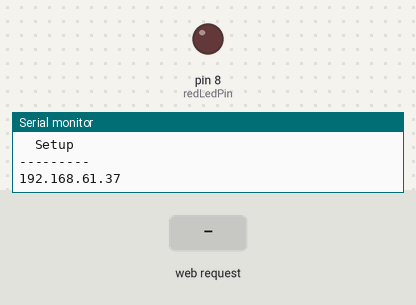
This sketch was run on a simulated Arduino Uno, built for the host (arithmetic inside an expression is 32-bit, double 64-bit). Shown: output pins drawn as LEDs (lit = HIGH), the last lines printed to the serial monitor. Inputs (shaded band) come from the test bench. WiFi joins after 1.5 s; servers stay silent unless stated.

Above: at 1.2 s.
1.3 s: HTTP request GET /led/encender received
At 2.4 s:
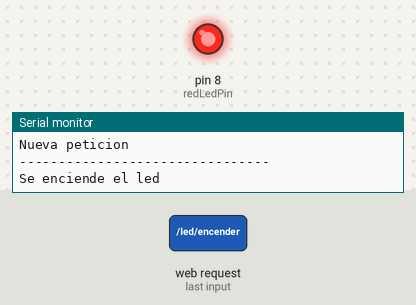
4.3 s: HTTP request GET /led/apagar received
At 4.6 s:
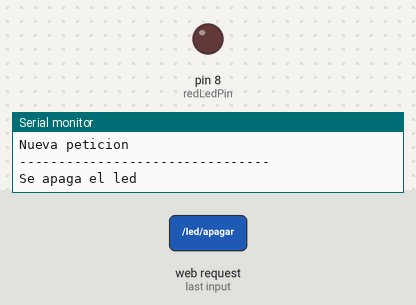
Timing chart, 0 to 7.3 s (numbered marks = the images above; inputs shaded):
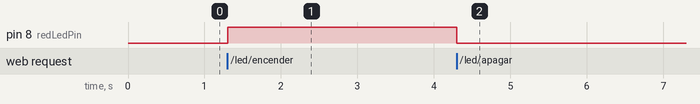

The sketch:

Ejercicio7.1.ino
```cpp
#include <SPI.h> // Librería comunicación SPI
#include <Ethernet.h> // Librería Ethernet
#include <DHT11.h> // Librería sensor temperatura y humedad

byte mac[] = {0x54, 0x55, 0x58, 0x10, 0x00, 0x24};
EthernetServer server(80); // Puerto en el 80
IPAddress dnServer(156, 35, 14 , 2); // Servidor DNS de la universidad de Oviedo
IPAddress gateway(192, 168, 61, 13); // Puerta de enlace predeterminada
IPAddress subnet(255, 255, 255, 0); // Máscara de subred

IPAddress ip(192, 168, 61, 37); // IP del Arduino

// Variables para el sensor de temperatura y humedad
int dht11Pin = 6;
DHT11 dht11(dht11Pin);

// Variables para la lógica
int redLedPin = 8; // pin del led rojo
#define TEMPERATURE_AND_HUMIDITY_ENDPOINT "/temperaturayhumedad"
#define SWITCH_ON_LED_ENDPOINT "/led/encender"
#define SWITCH_OFF_LED_ENDPOINT "/led/apagar"


void setup() {
  Serial.begin(9600);
  Serial.println(F("\n---------\n  Setup\n---------"));

  Ethernet.begin(mac, ip, dnServer, gateway, subnet);
  server.begin();

  // Imprimir la IP
  Serial.println(Ethernet.localIP());

  // Inicializar el led
  pinMode(redLedPin, OUTPUT);
}

void loop() {
  EthernetClient client = server.available();

  if (client) {
    Serial.println(F("Nueva peticion"));
    String petition = "";

    while (client.connected()) {
      if (client.available()) {
        char c = client.read(); //Leer petición carácter a carácter
        petition.concat(c); // concatenar en un string

        // Si la petición ha acabado (el caracter es '\n')
        if (c == '\n') {
          petitionHasFinished(client, petition);
          break; // salimos del bucle
        }
      }
    }

    // Pequeña pausa para asegurar el envio de datos
    delay(1000);
    client.stop(); // cierra la conexión
  }
}


/* La petición ha acabado, por lo que comprobamos su contenido y actuamos en consecuencia. */
void petitionHasFinished(EthernetClient client, String petition) {
  if (contains(petition, TEMPERATURE_AND_HUMIDITY_ENDPOINT)) {
    sendClientTemperatureAndHumidityAnd_HTTP_Response(client);
  }
  else if (contains(petition, SWITCH_ON_LED_ENDPOINT)) {
    switchOnLed();
    sendClient_HTTP_OK_Response(client);
  }
  else if (contains(petition, SWITCH_OFF_LED_ENDPOINT)) {
    switchOffLed();
    sendClient_HTTP_OK_Response(client);
  }
}

/*
  Obtiene los datos de temperatura y humedad.
  Si los obtiene correctamente, los envia al cliente junto a una respuesta OK.
  Si no, devuelve una respuesta 500 Internal Server Error.
*/
void sendClientTemperatureAndHumidityAnd_HTTP_Response(EthernetClient client) {
  // Obtenemos la temperatura y la humedad del sensor
  float temperature, humidity;
  int exitCode = dht11.read(humidity, temperature);

  // Si el código de salida es 0, es que obtuvo los datos correctamente
  if (exitCode == 0)
    temperatureAndHumidityCorrectlyObtained(client, temperature, humidity);
  // Si no es 0, es que hubo un error
  else
    cantObtainTemperatureAndHumidity(client, exitCode);
}

/* Envia al cliente una respuesta 200 OK, y la temperatura y la humedad en formato JSON. */
void temperatureAndHumidityCorrectlyObtained(EthernetClient client, float temperature, float humidity) {
  Serial.println("Temperatura: " + String(temperature));
  Serial.println("Humedad: " + String(humidity));
  Serial.println(F("--------------------------------"));

  sendClient_HTTP_OK_Response(client);
  client.println("{\"temperatura\":" + String(temperature) + ", \"humedad\":" + String(humidity) + "}");
  client.println();
}

/* Imprime el error por consola y envia al cliente una respuesta 500 Internal Server Error. */
void cantObtainTemperatureAndHumidity(EthernetClient client, int exitCode) {
  Serial.println("Error: " + String(exitCode));
  Serial.println(F("--------------------------------"));

  sendClient_HTTP_500_Error_Response(client);
}

/* Envia al cliente una respuesta HTTP 200 OK. */
void sendClient_HTTP_OK_Response(EthernetClient client) {
  client.println("HTTP/1.1 200 OK");
  client.println("Content-Type: application/json;charset=utf-8");
  client.println("Server: Arduino");
  client.println("Access-Control-Allow-Origin: *");
  client.println();
}

/* Envia al cliente una respuesta HTTP 500 Internal Server Error. */
void sendClient_HTTP_500_Error_Response(EthernetClient client) {
  client.println("HTTP/1.1 500");
  client.println("Content-Type: application/json;charset=utf-8");
  client.println("Server: Arduino");
  client.println("Access-Control-Allow-Origin: *");
  client.println();
}

/* Enciende el led. */
void switchOnLed() {
  Serial.println(F("--------------------------------"));
  Serial.println(F("Se enciende el led"));
  digitalWrite(redLedPin, HIGH);
}

/* Apaga el led. */
void switchOffLed() {
  Serial.println(F("--------------------------------"));
  Serial.println(F("Se apaga el led"));
  digitalWrite(redLedPin, LOW);
}

/* Devuelve cierto si el primer String contiene al segundo. */
boolean contains(String string1, String string2) {
  if (string1.indexOf(string2) != -1)
    return true;
  else return false;
}
```

Measured:
- after the input at 1.3 s, pin 8 (redLedPin): LOW → HIGH at once
- after the input at 4.3 s, pin 8 (redLedPin): HIGH → LOW at once
